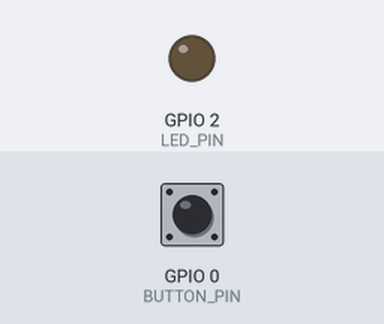
Bench run of a sketch on a simulated ESP32. Shown: output pins drawn as LEDs (lit = HIGH). Dashed ring = blinking. Inputs (shaded band) come from the test bench; at power-on: GPIO 0 (BUTTON_PIN) HIGH. WiFi joins after 1.5 s; servers stay silent unless stated; what the sketch prints to the serial monitor is not drawn.

Above: at 0.0 s.
At 4.7 s:
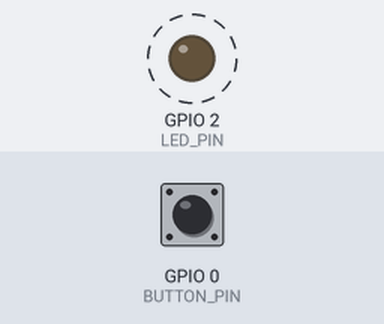
4.8 s: GPIO 0 (BUTTON_PIN) pulled LOW for 0.15 s
Timing chart, 0 to 13.8 s (numbered marks = the images above; inputs shaded):
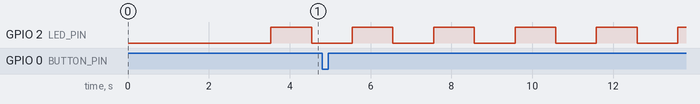

Measured:
- by itself, GPIO 2 (LED_PIN): alternates HIGH for 1.0 s and LOW for 1.0 s

The sketch:

ESP32_Recovery_Test_NoDisplay.ino
```cpp
/*
 * ESP32 Recovery Test - No Display Version
 *
 * UPLOAD THIS if you're getting I2C timeout errors
 *
 * This version removes all I2C/display functionality that causes timeouts
 * when no OLED display is connected.
 *
 * Features tested:
 * - ESP32 basic functionality
 * - Serial communication
 * - GPIO control (LED)
 * - WiFi connectivity
 * - Basic system stability
 */

#include <WiFi.h>

// Configuration
const char* WIFI_SSID = "g@n";  // Your WiFi network
const char* WIFI_PASSWORD = "0547530732";  // Your WiFi password

// Hardware pins
#define LED_PIN 2
#define BUTTON_PIN 0

// Global variables
unsigned long lastHeartbeat = 0;
unsigned long lastWifiCheck = 0;
bool wifiConnected = false;

void setup() {
  Serial.begin(115200);
  delay(2000);  // Give time for serial monitor

  Serial.println("🔧 ESP32 Recovery Test - No Display Version");
  Serial.println("============================================");
  Serial.println("✅ ESP32 booted successfully!");
  Serial.println("✅ Flash memory is working!");
  Serial.println("✅ Serial communication active!");

  // Setup hardware pins
  pinMode(LED_PIN, OUTPUT);
  pinMode(BUTTON_PIN, INPUT_PULLUP);
  Serial.println("✅ GPIO initialized!");

  // Initialize WiFi
  initWiFi();

  Serial.println("\n🔄 Starting system test...");
  Serial.println("You should see the built-in LED blinking.");
  Serial.println("If you see this message and LED blinks, ESP32 is healthy!");
}

void loop() {
  unsigned long currentTime = millis();

  // Heartbeat LED
  if (currentTime - lastHeartbeat > 1000) {
    lastHeartbeat = currentTime;

    static bool ledState = false;
    ledState = !ledState;
    digitalWrite(LED_PIN, ledState);

    Serial.printf("💓 Heartbeat - LED %s\n", ledState ? "ON" : "OFF");

    // Show uptime every 10 heartbeats
    static int heartbeatCount = 0;
    heartbeatCount++;
    if (heartbeatCount >= 10) {
      heartbeatCount = 0;
      Serial.printf("⏱️ Uptime: %lu seconds\n", millis() / 1000);
      Serial.printf("🧠 Free heap: %d bytes\n", ESP.getFreeHeap());
      Serial.println("🎯 ESP32 is stable and ready!");
    }
  }

  // Check WiFi status periodically
  if (currentTime - lastWifiCheck > 5000) {
    lastWifiCheck = currentTime;
    checkWiFiStatus();
  }

  // Check button press
  if (digitalRead(BUTTON_PIN) == LOW) {
    Serial.println("🔘 Button pressed!");
    delay(200);  // Simple debounce
  }

  // Small delay to prevent excessive CPU usage
  delay(10);
}

void initWiFi() {
  Serial.println("📡 Initializing WiFi...");

  WiFi.mode(WIFI_STA);
  WiFi.begin(WIFI_SSID, WIFI_PASSWORD);

  Serial.print("🔄 Connecting to WiFi");
  int attempts = 0;
  while (WiFi.status() != WL_CONNECTED && attempts < 20) {
    delay(500);
    Serial.print(".");
    attempts++;
  }

  if (WiFi.status() == WL_CONNECTED) {
    wifiConnected = true;
    Serial.println("\n✅ WiFi connected!");
    Serial.printf("📍 IP Address: %s\n", WiFi.localIP().toString().c_str());
    Serial.printf("📶 Signal strength: %d dBm\n", WiFi.RSSI());
  } else {
    wifiConnected = false;
    Serial.println("\n❌ WiFi connection failed");
    Serial.println("📡 Will retry periodically...");
  }
}

void checkWiFiStatus() {
  bool currentStatus = (WiFi.status() == WL_CONNECTED);

  if (currentStatus != wifiConnected) {
    wifiConnected = currentStatus;

    if (wifiConnected) {
      Serial.println("✅ WiFi reconnected!");
      Serial.printf("📍 IP Address: %s\n", WiFi.localIP().toString().c_str());
    } else {
      Serial.println("❌ WiFi disconnected!");
      Serial.println("🔄 Attempting to reconnect...");
      WiFi.reconnect();
    }
  }
} 
```
